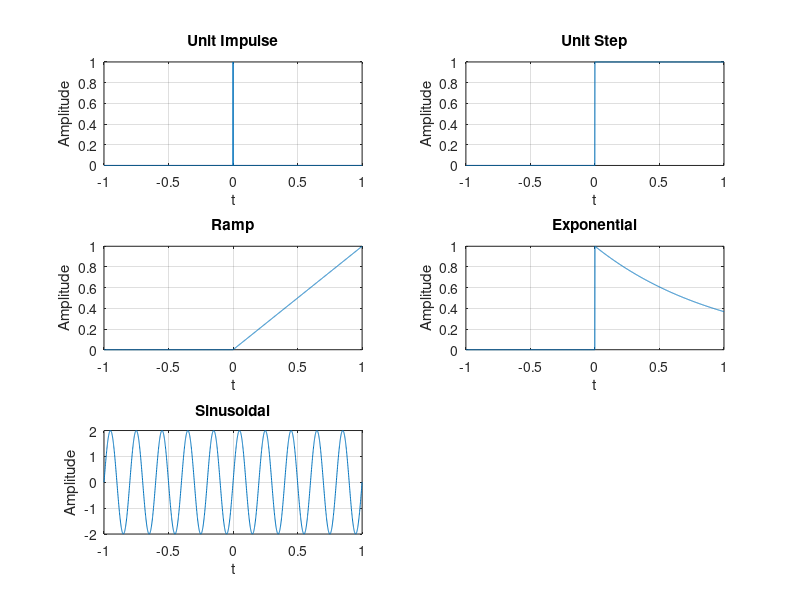

Source code (MATLAB):
clc
 clear;
 close all;
 t = -1:0.001:1; 
 A = 2; f0 = 5; a = 1;
 imp = double(abs(t)<0.0005); 
 step = double(t>=0); 
 ramp = t.*step;
 expSig = exp(-a*t).*step;
 sinSig = A*sin(2*pi*f0*t);
 figure; 
 subplot(3,2,1); plot(t,imp); grid on; title('Unit Impulse'); xlabel('t'); ylabel('Amplitude'); 
 subplot(3,2,2); plot(t,step); grid on; title('Unit Step'); xlabel('t'); ylabel('Amplitude');
 subplot(3,2,3); plot(t,ramp); grid on; title('Ramp'); xlabel('t'); ylabel('Amplitude'); 
 subplot(3,2,4); plot(t,expSig); grid on; title('Exponential'); xlabel('t'); ylabel('Amplitude');
 subplot(3,2,5); plot(t,sinSig); grid on; title('Sinusoidal'); xlabel('t'); ylabel('Amplitude'); 
